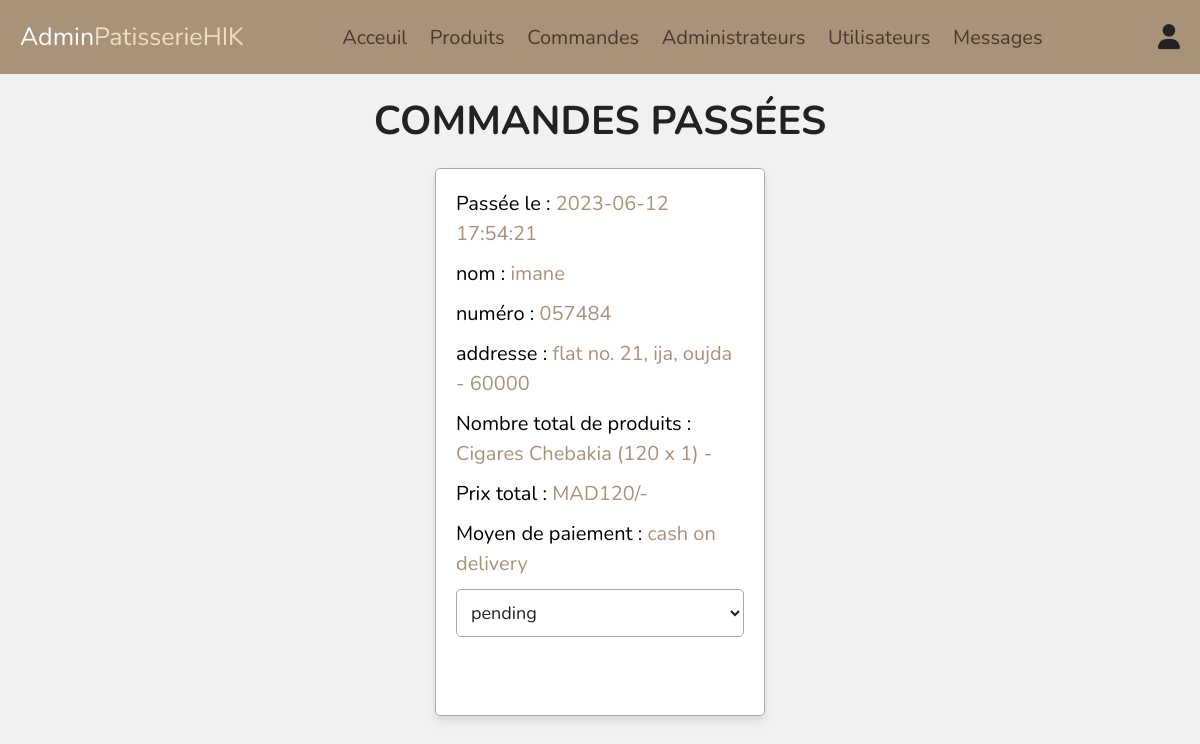
/admin/placed_orders.php (signed in), run on the app's committed database.
### tables this page shows
CREATE TABLE IF NOT EXISTS `orders` (
  `id` int(100) NOT NULL AUTO_INCREMENT,
  `user_id` int(100) NOT NULL,
  `name` varchar(20) NOT NULL,
  `number` varchar(10) NOT NULL,
  `email` varchar(50) NOT NULL,
  `method` varchar(50) NOT NULL,
  `address` varchar(500) NOT NULL,
  `total_products` varchar(1000) NOT NULL,
  `total_price` int(100) NOT NULL,
  `placed_on` timestamp NOT NULL DEFAULT CURRENT_TIMESTAMP,
  `payment_status` varchar(20) NOT NULL DEFAULT 'pending',
  PRIMARY KEY (`id`)
);

### admin/placed_orders.php (the view, shortened to what this page needs)
<?php
include '../components/connect.php';
?>
<!DOCTYPE html>
<html lang="en">
<head>
   <link rel="stylesheet" href="https://cdnjs.cloudflare.com/ajax/libs/font-awesome/6.1.1/css/all.min.css">
   <link rel="stylesheet" href="../css/admin_style.css">
</head>
<body>
<?php include '../components/admin_header.php'; ?>
<section class="orders">
<h1 class="heading">Commandes passées</h1>
<div class="box-container">
   <?php
      $select_orders = $conn->prepare("SELECT * FROM `orders`");
      $select_orders->execute();
      if($select_orders->rowCount() > 0){
         while($fetch_orders = $select_orders->fetch(PDO::FETCH_ASSOC)){
   ?>
   <div class="box">
      <p> Passée le : <span><?= $fetch_orders['placed_on']; ?></span> </p>
      <p> nom : <span><?= $fetch_orders['name']; ?></span> </p>
      <p> numéro : <span><?= $fetch_orders['number']; ?></span> </p>
      <p> addresse : <span><?= $fetch_orders['address']; ?></span> </p>
      <p> Nombre total de produits : <span><?= $fetch_orders['total_products']; ?></span> </p>
      <p> Prix total : <span>MAD<?= $fetch_orders['total_price']; ?>/-</span> </p>
      <p> Moyen de paiement : <span><?= $fetch_orders['method']; ?></span> </p>
      <form action="" method="post">
         <select name="payment_status" class="select">
            <option selected disabled><?= $fetch_orders['payment_status']; ?></option>
         </select>
        <div class="flex-btn">
         <input type="submit" value="mettre a jour" class="option-btn" name="update_payment">
         <a href="placed_orders.php?delete=<?= $fetch_orders['id']; ?>" class="delete-btn" onclick="return confirm('Supprimer cette commande ?');">Supprimer</a>
        </div>
      </form>
   </div>
   <?php
         }
      }else{
         echo '<p class="empty">Aucune commande passée pour le moment !</p>';
      }
   ?>
</div>
</section>
</body>
</html>

### css/admin_style.css (style rules this page uses)
:root { --main-color: #a8927a; --primary-color: #eff1f3; --bg-color: #f1dcc2; --hover: #483b2d; --black:#222; --white:#fff; --border:.1rem solid #aaa; --box-shadow:0 .5rem 1rem rgba(0,0,0,.1); }
* { font-family: 'Nunito', sans-serif; margin:0; padding:0; box-sizing: border-box; outline: none; border:none; text-decoration: none; }
html { font-size: 62.5%; overflow-x: hidden; }
body { background-color: var(--primary-color); }
section { padding:2rem; max-width: 1200px; margin:0 auto; }
.heading { font-size: 4rem; color:var(--black); margin-bottom: 2rem; text-align: center; text-transform: uppercase; }
.btn, .delete-btn, .option-btn { display: block; width: 100%; margin-top: 1rem; border-radius: .5rem; padding:1rem 3rem; font-size: 1.7rem; text-transform: capitalize; color:var(--white); cursor: pointer; text-align: center; }
.option-btn { background-color: var(--orange); }
.delete-btn { background-color: var(--red); }
.flex-btn { display: flex; gap:1rem; }
.orders .box-container { display: grid; grid-template-columns: repeat(auto-fit, 33rem); gap:1.5rem; align-items: flex-start; justify-content: center; }
.orders .box-container .box { padding:2rem; padding-top: 1rem; border-radius: .5rem; border:var(--border); background-color: var(--white); box-shadow: var(--box-shadow); }
.orders .box-container .box p { line-height: 1.5; font-size: 2rem; color:var(--light-color); margin:1rem 0; }
.orders .box-container .box p span { color:var(--main-color); }
.orders .box-container .select { margin-bottom: .5rem; width: 100%; background-color: var(--light-bg); padding:1rem; font-size: 1.8rem; color:var(--black); border-radius: .5rem; border:var(--border); }

### data on the page
orders: placed_on "2023-06-12 17:54:21", name "imane", number "057484", address "flat no. 21, ija, oujda - 60000", total_products "Cigares Chebakia (120 x 1) -", total_price "120", method "cash on delivery", payment_status "pending"
